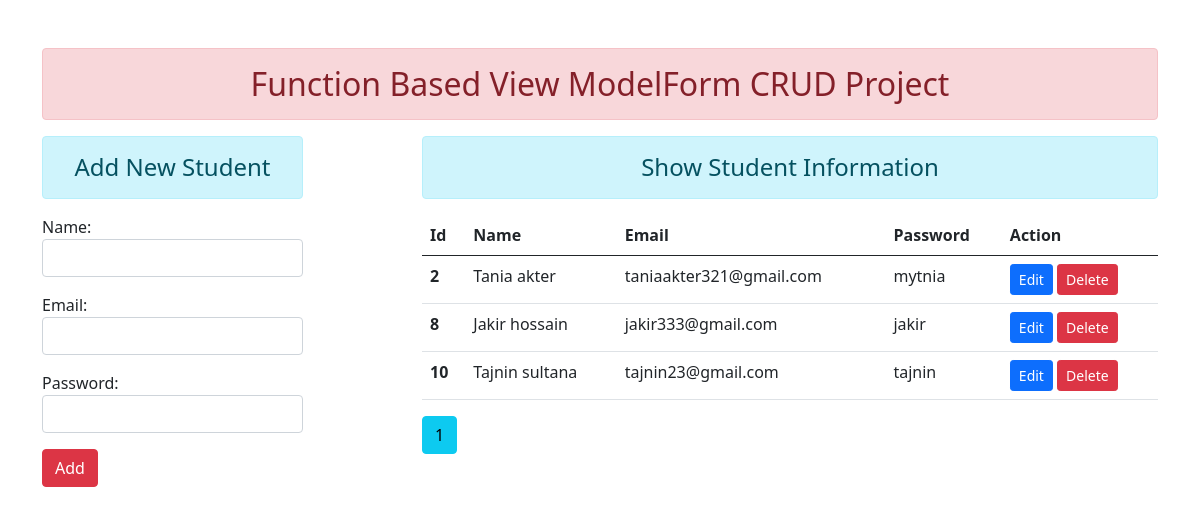
The app's page /, older data.
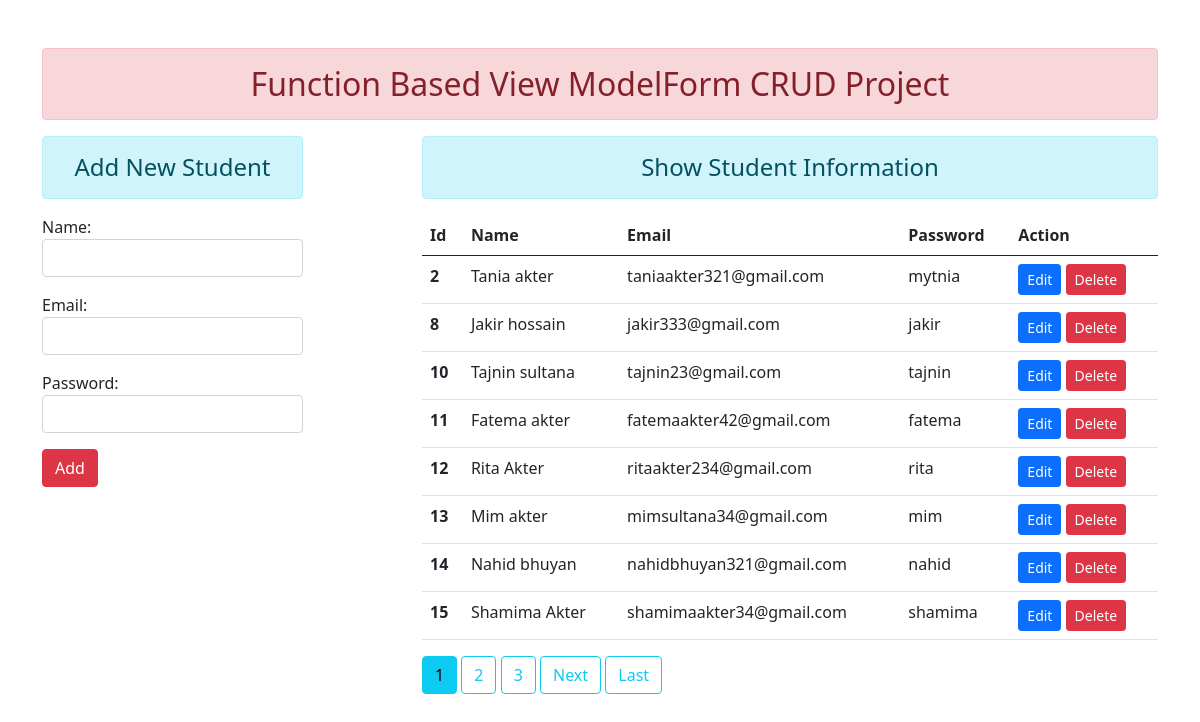
The same page, newer data.
### app1/models.py (models this page shows)
class User(models.Model):
    name = models.CharField(max_length=80)
    email = models.EmailField(max_length=100)
    password = models.CharField(max_length=50)

### app1/views.py (the view)
# urls.py: path('',views.add_show, name="home"),
def add_show(request):
    if request.method == 'POST':
        fm = StudentRegistration(request.POST)
        if fm.is_valid():
            name = fm.cleaned_data['name']
            email = fm.cleaned_data['email']
            password = fm.cleaned_data['password']
            reg = User(name=name, email=email, password=password)
            reg.save()
            messages.success(request=request, message="You Successfully Add New Record")
            fm = StudentRegistration()
    else:
        fm = StudentRegistration()
    student_info = User.objects.all().order_by('id')
    paginator = Paginator(object_list=student_info, per_page=8, orphans=1)
    page_number = request.GET.get('page')
    page_obj = paginator.get_page(number=page_number)
    return render(request, "app1/addAndShow.html", context={'form': fm, 'page_obj':page_obj})

### app1/forms.py
class StudentRegistration(forms.ModelForm):
    class Meta:
        model = User
        fields = ['name', 'email', 'password']
        widgets = {
            'name' : forms.TextInput(attrs={'class':'form-control'}),
            'email' : forms.EmailInput(attrs={'class':'form-control'}),
            'password' : forms.PasswordInput(render_value=True,attrs={'class':'form-control'}),
        }

### app1/templates/app1/addAndShow.html (shortened to what this page needs)
{% extends 'app1/base.html' %} {% block content %}
<div class="row">
  <div class="col-sm-3">
    <h4 class="text-center alert alert-info">Add New Student</h4>
    <form action="" method="post">
      {% csrf_token %} {{form.as_p}}
      <button type="submit" class="btn btn-danger">Add</button>
    </form>
  </div>
  <div class="col-sm-8 offset-1">
    <h4 class="text-center alert alert-info">Show Student Information</h4>
    {% if page_obj %}
      <table class="table table-hover">
        <thead>
          <tr>
            <th scope="col">Id</th>
            <th scope="col">Name</th>
            <th scope="col">Email</th>
            <th scope="col">Password</th>
            <th scope="col">Action</th>
          </tr>
        </thead>
        <tbody>
          {% for i in page_obj %}
          <tr>
            <th scope="row">{{i.id}}</th>
            <td>{{i.name}}</td>
            <td>{{i.email}}</td>
            <td>{{i.password}}</td>
            <td>
              <a href="{% url 'update_info' i.id %}" class="btn btn-primary btn-sm">Edit</a>
              <form action="{% url 'delete_info' i.id %}" method="post" class="d-inline">
                <button type="submit" class="btn btn-danger btn-sm">
                  Delete
                </button>
              </form>
            </td>
          </tr>
          {% endfor %}
        </tbody>
      </table>
    {% else %}
      <h4 class="text-center alert alert-info">No Records Found</h4>
    {% endif %}
      {% for num in page_obj.paginator.page_range %}
        {% if page_obj.number == num %}
          <a class="btn btn-info mb-4" href="?page={{ num }}">{{ num }}</a>
        {% elif num > page_obj.number|add:'-3' and num < page_obj.number|add:'3' %}
          <a class="btn btn-outline-info mb-4" href="?page={{ num }}">{{ num }}</a>
        {% endif %}
      {% endfor %}
      {% if page_obj.has_next %}
        <a class="btn btn-outline-info mb-4" href="?page={{ page_obj.next_page_number }}">Next</a>
        <a class="btn btn-outline-info mb-4" href="?page={{ page_obj.paginator.num_pages }}">Last</a>
      {% endif %}
  </div>
</div>
{% endblock content %}

### app1/templates/app1/base.html (shortened to what this page needs)
<!DOCTYPE html>
{% load static %}
<html lang="en">
<head>
  <link rel="stylesheet" href="{% static 'app1/css/bootstrap.min.css' %}" />
</head>
<body>
  <div class="container mt-5">
    <h2 class="text-center alert alert-danger">
      Function Based View ModelForm CRUD Project
    </h2>
    {% block content %}{% endblock content %}
  </div>
</body>
</html>

Row changes from the older to the newer data that the page shows:
added User: id "11", name "Fatema akter", email "fatemaakter42@gmail.com", password "fatema"
added User: id "12", name "Rita Akter", email "ritaakter234@gmail.com", password "rita"
added User: id "13", name "Mim akter", email "mimsultana34@gmail.com", password "mim"
added User: id "14", name "Nahid bhuyan", email "nahidbhuyan321@gmail.com", password "nahid"
added User: id "15", name "Shamima Akter", email "shamimaakter34@gmail.com", password "shamima"
Text that changed along with them:
new list line: "2"
new list line: "3"
text now shown: "Next Last"
